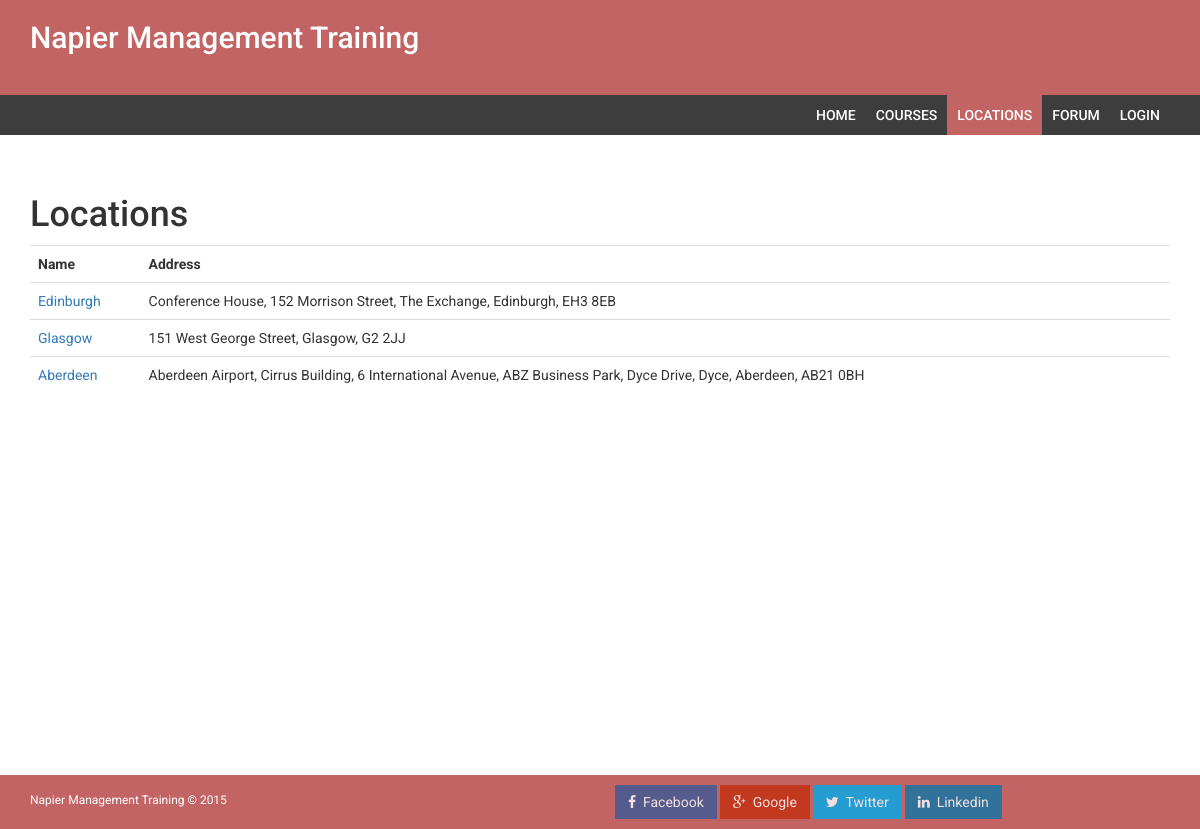
/allLocations.php, run on the app's committed database.
### tables this page shows
CREATE TABLE IF NOT EXISTS `locations` (
`id` int(11) NOT NULL,
  `name` varchar(100) NOT NULL,
  `lat` varchar(30) NOT NULL,
  `lon` varchar(30) NOT NULL,
  `address` varchar(500) NOT NULL
);

### allLocations.php (the view, shortened to what this page needs)
<?php
    $activePage = "locations";
    require("preContent.php");
    $query = "SELECT loc.id, loc.name, loc.address FROM locations as loc";
    try {
        $stmt = $db->prepare($query);
        $stmt->execute();
    } catch(PDOException $ex) {
        die("Failed to run query: " . $ex->getMessage());
    }
    $rows = $stmt->fetchAll();
?>
<h1>Locations</h1>
<table class="table">
    <tr>
        <th>Name</th>
        <th>Address</th>
    </tr>
    <?php foreach($rows as $row): ?>
        <tr>
            <td>
                <a href="viewLocation.php?loc=<?php echo $row['id']; ?>">
                    <?php echo htmlentities($row['name'], ENT_QUOTES, 'UTF-8'); ?>
                </a>
            </td>
            <td>
                <?php echo htmlentities($row['address'], ENT_QUOTES, 'UTF-8'); ?>
            </td>
        </tr>
        <?php endforeach; ?>
</table>
<?php
    require("postContent.php");
?>

### preContent.php (shortened to what this page needs)
<?php
    $activePage = isset($activePage) ? $activePage : "";
    $loggedIn = !empty($_SESSION['user']);
?>
<!DOCTYPE html>
<html xmlns="http://www.w3.org/1999/xhtml">
<head>
	<link rel="stylesheet" href="https://maxcdn.bootstrapcdn.com/bootstrap/3.3.5/css/bootstrap.min.css">
    <link href="css/font-awesome.css" rel="stylesheet" />
    <link href="css/style.css" rel="stylesheet" />
	<link rel="stylesheet" href="css/bootstrap-datetimepicker.css">
</head>
<body>
    <div class="navbar navbar-inverse set-radius-zero">
        <div class="container">
            <div class="navbar-header">
                <div class="header-logo">
                    <a href="index.php">
                        <h2>Napier Management Training</h2>
                    </a>
                </div>
            </div>
            <div class="left-div">
                <div class="user-settings-wrapper">
                    <ul class="nav"></ul>
                </div>
            </div>
        </div>
    </div>
    <section class="menu-section">
        <div class="container">
            <div class="row">
                <div class="col-md-12">
                    <div class="navbar-collapse collapse ">
                        <ul id="menu-top" class="nav navbar-nav navbar-right">
                            <li><a <?php if($activePage == "home"){echo "class='menu-top-active' ";}?>href="index.php">Home</a></li>
                            <li><a <?php if($activePage == "courses"){echo "class='menu-top-active' ";}?>href="courses.php">Courses</a></li>
                            <li><a <?php if($activePage == "locations"){echo "class='menu-top-active' ";}?>href="allLocations.php">Locations</a></li>
                            <li><a <?php if($activePage == "forum"){echo "class='menu-top-active' ";}?>href="#">Forum</a></li>
                            <li><a <?php
                                if(!$loggedIn){
                                    if($activePage == "login"){echo 'class="menu-top-active" ';}
                                    echo 'href="logIn.php">Login';
                                }else{
                                     if($activePage == "account"){echo 'class="menu-top-active" ';}
                                    echo 'href="userHome.php">Account';
                                }
                            ?></a></li>
                        </ul>
                    </div>
                </div>
            </div>
        </div>
    </section>
<div class="content-wrapper">
<div class="container">

### postContent.php (shortened to what this page needs)
</div>
</div>
<footer>
    <div class="container">
        <div class="row">
            <div class="col-md-6">
                Napier Management Training &copy; 2015
            </div>
            <div class="col-md-6">
                <a href="#" class="btn btn-social btn-facebook">
                    <i class="fa fa-facebook"></i>&nbsp; Facebook</a>
                <a href="#" class="btn btn-social btn-google">
                    <i class="fa fa-google-plus"></i>&nbsp; Google</a>
                <a href="#" class="btn btn-social btn-twitter">
                    <i class="fa fa-twitter"></i>&nbsp; Twitter </a>
                <a href="#" class="btn btn-social btn-linkedin">
                    <i class="fa fa-linkedin"></i>&nbsp; Linkedin </a>
            </div>
        </div>
    </div>
</footer>
</body>
</html>

### css/style.css (style rules this page uses)
body { font-family: 'Roboto', sans-serif; line-height: 30px; }
.set-radius-zero { border-radius: 0px; -moz-border-radius: 0px; -webkit-border-radius: 0px; }
.content-wrapper { margin-top: 40px; min-height: 600px; padding-bottom: 60px; }
.btn { border-radius: 0px; -webkit-border-radius: 0px; -moz-border-radius: 0px; }
.header-logo { color: #fef; text-align: left; }
.header-logo a:link { color: #fff; }
.left-div { padding-left: 30px; margin-top: 40px; margin-bottom: 30px; }
.user-settings-wrapper { margin-top: 10px; }
.menu-section { background-color: #3D3D3D; }
#menu-top a { color: #FFF; text-decoration: none; font-weight: 500; padding: 10px 10px 10px 10px; text-transform: uppercase; }
.menu-top-active { background-color: #C36464; }
.navbar-inverse { background-color: #C36464; border-color: transparent; }
.navbar { margin-bottom: 0px; }
footer { padding: 10px; color: #fff; font-size: 12px; background-color: #C36464; }
footer a, footer a:hover { color: #fff; text-decoration: none; }
.btn-social { color: white; opacity: 0.8; }
.btn-facebook { background-color: #3b5998; }
.btn-twitter { background-color: #00aced; }
.btn-linkedin { background-color: #0e76a8; }
.btn-google { background-color: #c32f10; }

### data on the page
locations: name "Edinburgh", address "Conference House, 152 Morrison Street, The Exchange, Edinburgh, EH3 8EB"
locations: name "Glasgow", address "151 West George Street, Glasgow, G2 2JJ"
locations: name "Aberdeen", address "Aberdeen Airport, Cirrus Building, 6 International Avenue, ABZ Business Park, Dyce Drive, Dyce, Aberdeen, AB21 0BH"
